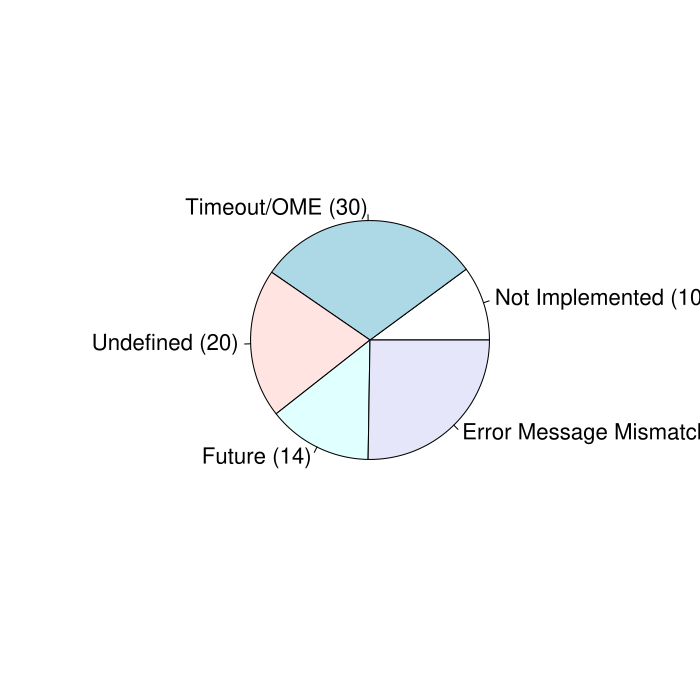

This figure's R source:
# Create Data
false_positive_perc=c(10,30,20,14,25)
false_positive_names=c("Not Implemented (10)","Timeout/OME (30)", "Undefined (20)", "Future (14)", "Error Message Mismatch (25)")
pie(false_positive_perc, labels=false_positive_names, radius=.5, cex=1.3)
